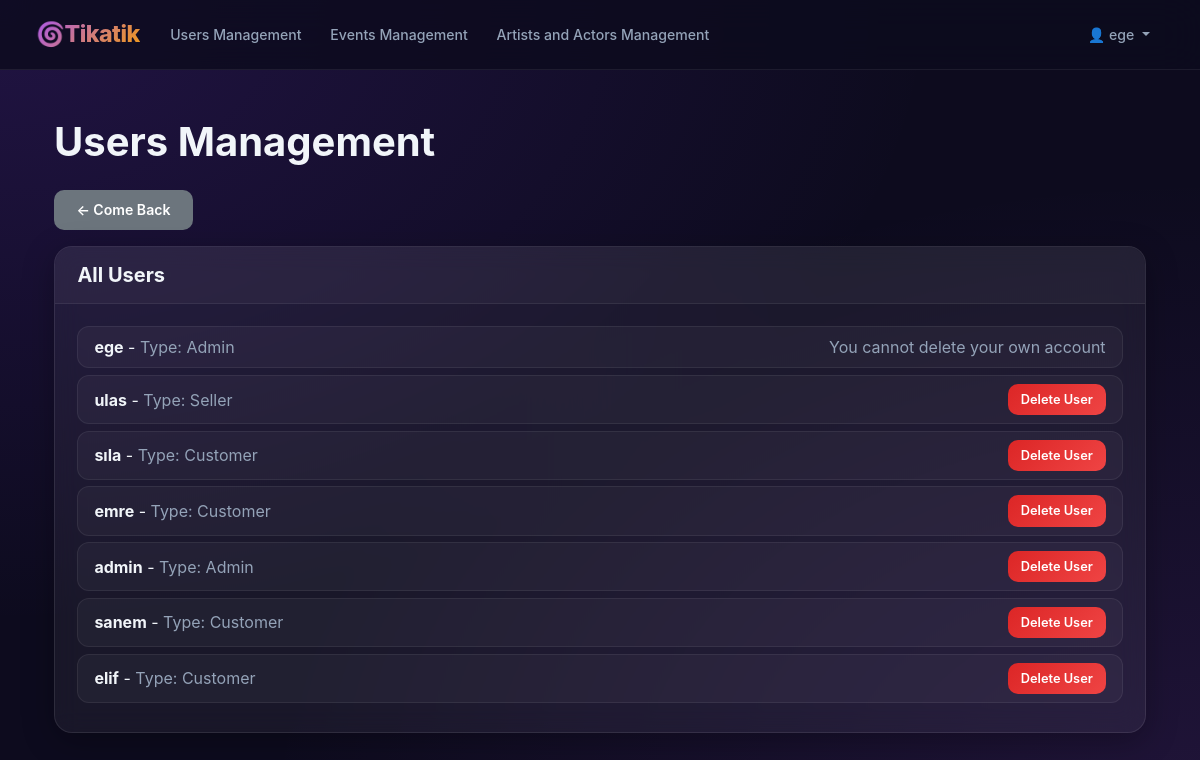
/admin_panel/users/ (signed in), run on an earlier commit of the app's database.
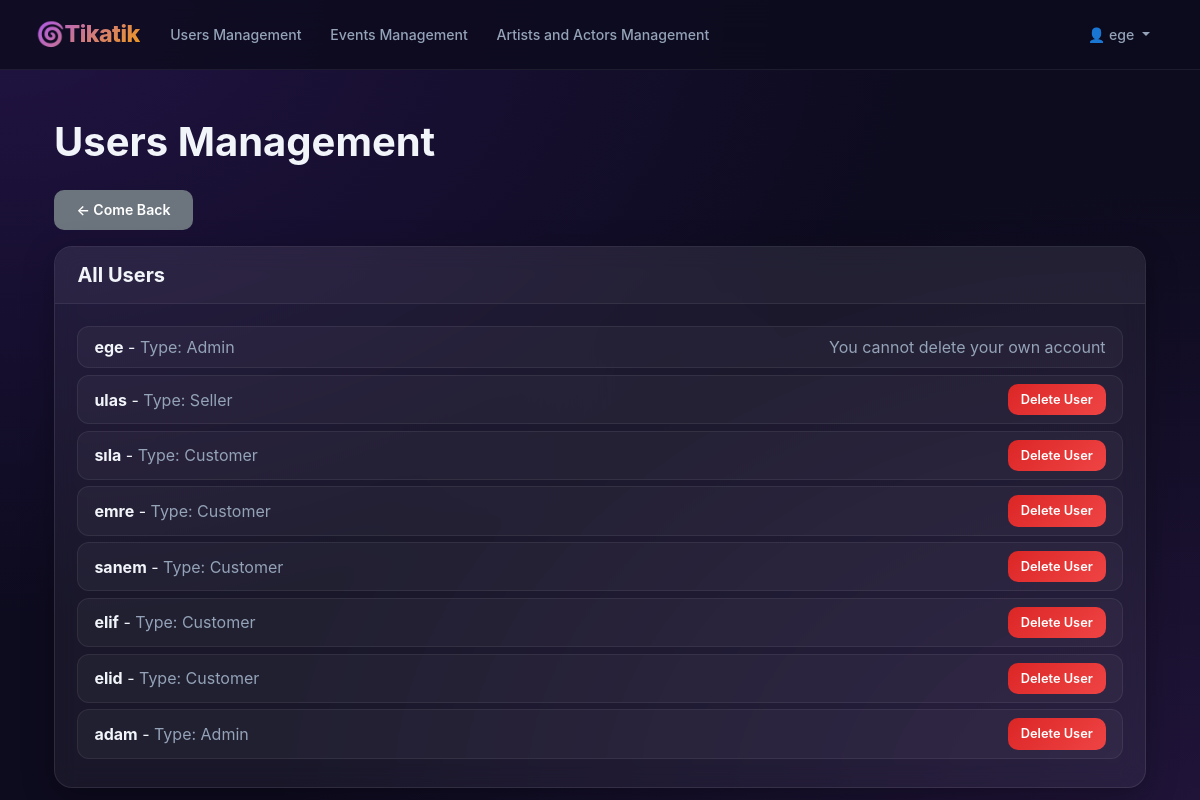
And on a later commit of the database.
### app/models.py (models this page shows, shortened)
class CustomUser(AbstractUser):
    USER_TYPE_CHOICES = (
        ('C', 'Customer'),
        ('S', 'Seller'),
        ("A", "Admin"), )
    user_type = models.CharField(max_length=1, choices=USER_TYPE_CHOICES, default='C')
    followed_artists = models.ManyToManyField('Artist', blank=True, related_name='followers')
    followed_actors = models.ManyToManyField('Actor', blank=True, related_name='actor_followers')

### app/views.py (the view)
# urls.py: path('admin_panel/users/', views.manage_users, name='manage_users'),
@user_passes_test(is_admin)
def manage_users(request):
    users = CustomUser.objects.all()
    context = {'users': users }
    return render(request, 'app/manage_users.html', context)

### app/views.py (called while the page is built)
def is_admin(user):
    return user.is_authenticated and user.user_type == 'A'

### app/templates/app/manage_users.html (shortened to what this page needs)
{% extends 'app/admin_navbar.html' %}
{% load static %}
{% load crispy_forms_tags %}
{% block content %}
<div class="container mt-5">
    <h1 class="mb-4">Users Management</h1>
    <a href="{% url 'custom_admin_dashboard' %}" class="btn btn-secondary mb-3">← Come Back</a>
    <div class="card">
        <div class="card-header">
            <h5 class="mb-0">All Users</h5>
        </div>
        <div class="card-body">
            <ul class="list-group">
                {% for user_to_manage in users %}
                <li class="list-group-item d-flex justify-content-between align-items-center">
                    <div>
                        <strong>{{ user_to_manage.username }}</strong> - <span class="text-muted">Type: {{ user_to_manage.get_user_type_display }}</span>
                    </div>
                    {% if user_to_manage != request.user %}
                    <form action="{% url 'delete_user' user_to_manage.id %}" method="post" onsubmit="return confirm('Are you sure you want to delete {{ user_to_manage.username }}?');">
                        <button type="submit" class="btn btn-danger btn-sm">Delete User</button>
                    </form>
                    {% else %}
                    <span class="text-muted">You cannot delete your own account</span>
                    {% endif %}
                </li>
                {% endfor %}
            </ul>
        </div>
    </div>
</div>
{% endblock %}

### app/templates/app/admin_navbar.html (shortened to what this page needs)
{% load static %}
{% load crispy_forms_tags %}
<!DOCTYPE html>
<html lang="tr">
<head>
    <link href="https://cdn.jsdelivr.net/npm/bootstrap@5.3.3/dist/css/bootstrap.min.css" rel="stylesheet">
    <link rel="stylesheet" href="{% static 'css/style.css' %}">
    <link rel="stylesheet" href="https://cdn.jsdelivr.net/npm/bootstrap-icons@1.11.3/font/bootstrap-icons.min.css">
</head>
<body>
<nav class="navbar navbar-expand-lg navbar-dark bg-dark">
    <div class="container-fluid">
        <a class="navbar-brand" href="{% url 'custom_admin_dashboard' %}">🌀Tikatik</a>
        <div class="collapse navbar-collapse" id="navbarMenu">
            <ul class="navbar-nav me-auto">
                {% if request.user.is_authenticated %}
                    <li class="nav-item"><a class="nav-link" href="{% url 'manage_users' %}">Users Management</a></li>
                    <li class="nav-item"><a class="nav-link" href="{% url 'manage_events' %}">Events Management</a></li>
                    <li class="nav-item"><a class="nav-link" href="{% url 'manage_artists_and_actors' %}">Artists and Actors Management</a></li>
                {% else %}
                    <li class="nav-item"><a class="nav-link" href="{% url 'login' %}">Users Management</a></li>
                    <li class="nav-item"><a class="nav-link" href="{% url 'login' %}">Events Management</a></li>
                    <li class="nav-item"><a class="nav-link" href="{% url 'login' %}">Artists and Actors Management</a></li>
                {% endif %}
            </ul>
            {% if request.user.is_authenticated %}
                <ul class="navbar-nav ms-auto">
                    <li class="nav-item dropdown">
                        <a class="nav-link dropdown-toggle" href="#" id="navbarDropdown" role="button" data-bs-toggle="dropdown" aria-expanded="false">
                            👤 {{ request.user.username }}
                        </a>
                    </li>
                </ul>
            {% endif %}
        </div>
    </div>
</nav>
<div class="container mt-4">
    {% block content %}{% endblock %}
</div>
</body>
</html>

What changed in the data, as far as the page shows it:
removed CustomUser: username "admin", user_type "Admin"
added CustomUser: username "elid", user_type "Customer"
added CustomUser: username "adam", user_type "Admin"
